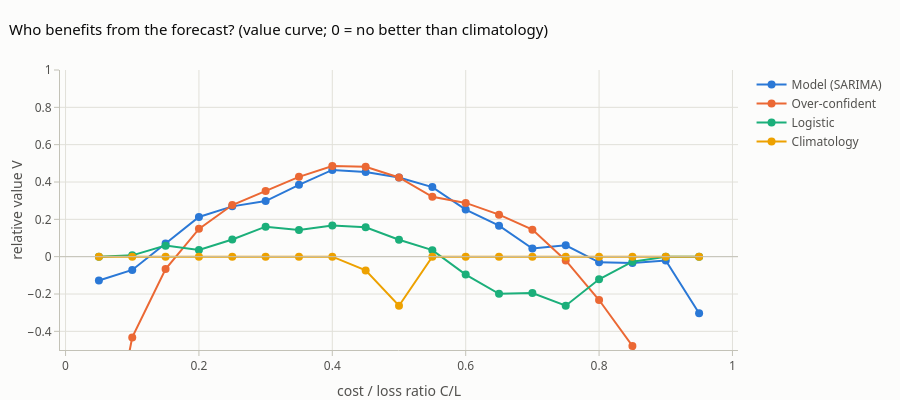

This figure's notebook cell:
### Markdown cell above
## 5. Decisions: the cost–loss model
Suppose an extra shipment costs $C$ and running out costs $L$ when demand surges. The optimal rule is to ship
if $p>C/L$. **Relative economic value** $V=\frac{E_{\text{clim}}-E_{\text{fcst}}}{E_{\text{clim}}-E_{\text{perfect}}}$
(1 = perfect information, 0 = no better than climatology).

### Code cell
o = ev.o.to_numpy(); obar = o.mean()
ratios = np.linspace(0.05, 0.95, 19)
fig = go.Figure()
for name, col in FC.items():
    p = ev[col].to_numpy(); V = []
    for r in ratios:                                  # use L = 1, C = r
        act = p > r
        E_f = np.mean(act * r + (~act) * o * 1.0)
        E_clim = min(r, obar)                         # always act or never act, whichever is cheaper
        E_perf = obar * r
        V.append((E_clim - E_f) / (E_clim - E_perf))
    fig.add_trace(go.Scatter(x=ratios, y=V, mode="lines+markers", name=name, line=dict(color=pf.SERIES[list(FC).index(name)], width=2),
                             marker=dict(size=8), hovertemplate=name + ": V = %{y:.2f}<extra></extra>"))
fig.add_hline(y=0, line=dict(color=pf.INK["axis"], width=1))
fig.update_layout(title="Who benefits from the forecast? (value curve; 0 = no better than climatology)", height=400,
                  hovermode="x unified", yaxis_range=[-0.5, 1], xaxis_title="cost / loss ratio C/L", yaxis_title="relative value V")
fig.show()

### Figure 1 — Plotly figure (JSON) as saved in the notebook; plotly's stock layout.template omitted (floating-point values rounded to 4 significant figures)
{"data": [{"hovertemplate": "Model (SARIMA): V = %{y:.2f}<extra></extra>", "line": {"color": "#2a78d6", "width": 2}, "marker": {"size": 8}, "mode": "lines+markers", "name": "Model (SARIMA)", "type": "scatter", "x": [0.05, 0.1, 0.15, 0.2, 0.25, 0.3, 0.35, 0.4, 0.45, 0.5, 0.55, 0.6, 0.65, 0.7, 0.75, 0.8, 0.85, 0.9, 0.95], "y": [-0.1277, -0.07092, 0.07092, 0.2128, 0.2695, 0.2979, 0.385, 0.4645, 0.4536, 0.4242, 0.3726, 0.2525, 0.1659, 0.04377, 0.06061, -0.0303, -0.03367, -0.0202, -0.303]}, {"hovertemplate": "Over-confident: V = %{y:.2f}<extra></extra>", "line": {"color": "#eb6834", "width": 2}, "marker": {"size": 8}, "mode": "lines+markers", "name": "Over-confident", "type": "scatter", "x": [0.05, 0.1, 0.15, 0.2, 0.25, 0.3, 0.35, 0.4, 0.45, 0.5, 0.55, 0.6, 0.65, 0.7, 0.75, 0.8, 0.85, 0.9, 0.95], "y": [-1.34, -0.4326, -0.06619, 0.1489, 0.2766, 0.3522, 0.4276, 0.4858, 0.4812, 0.4242, 0.321, 0.2879, 0.2251, 0.1448, -0.0202, -0.2323, -0.4781, -1.061, -2.636]}, {"hovertemplate": "Logistic: V = %{y:.2f}<extra></extra>", "line": {"color": "#1baf7a", "width": 2}, "marker": {"size": 8}, "mode": "lines+markers", "name": "Logistic", "type": "scatter", "x": [0.05, 0.1, 0.15, 0.2, 0.25, 0.3, 0.35, 0.4, 0.45, 0.5, 0.55, 0.6, 0.65, 0.7, 0.75, 0.8, 0.85, 0.9, 0.95], "y": [-2.362e-16, 0.007092, 0.0591, 0.03546, 0.0922, 0.1608, 0.1429, 0.1667, 0.157, 0.09091, 0.03479, -0.09596, -0.1991, -0.1953, -0.2626, -0.1212, -0.02694, 0, 0]}, {"hovertemplate": "Climatology: V = %{y:.2f}<extra></extra>", "line": {"color": "#eda100", "width": 2}, "marker": {"size": 8}, "mode": "lines+markers", "name": "Climatology", "type": "scatter", "x": [0.05, 0.1, 0.15, 0.2, 0.25, 0.3, 0.35, 0.4, 0.45, 0.5, 0.55, 0.6, 0.65, 0.7, 0.75, 0.8, 0.85, 0.9, 0.95], "y": [-2.362e-16, -2.362e-16, 3.15e-16, -2.362e-16, 0, 3.15e-16, 2.7e-16, -4.724e-16, -0.07346, -0.2626, 0, 0, 0, 0, 0, 0, 0, 0, 0]}], "layout": {"height": 400, "hovermode": "x unified", "shapes": [{"line": {"color": "#c3c2b7", "width": 1}, "type": "line", "x0": 0, "x1": 1, "xref": "x domain", "y0": 0, "y1": 0, "yref": "y"}], "title": {"text": "Who benefits from the forecast? (value curve; 0 = no better than climatology)"}, "xaxis": {"title": {"text": "cost / loss ratio C/L"}}, "yaxis": {"range": [-0.5, 1], "title": {"text": "relative value V"}}}}
